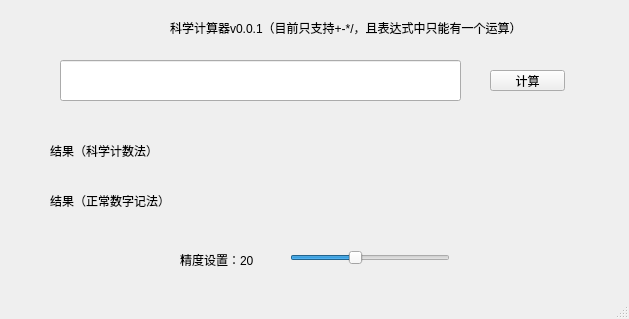
<?xml version="1.0" encoding="UTF-8"?>
<ui version="4.0">
 <class>MainWindow</class>
 <widget class="QMainWindow" name="MainWindow">
  <property name="geometry">
   <rect>
    <x>0</x>
    <y>0</y>
    <width>629</width>
    <height>319</height>
   </rect>
  </property>
  <property name="windowTitle">
   <string>MainWindow</string>
  </property>
  <widget class="QWidget" name="centralwidget">
   <widget class="QLineEdit" name="input">
    <property name="geometry">
     <rect>
      <x>60</x>
      <y>60</y>
      <width>401</width>
      <height>41</height>
     </rect>
    </property>
   </widget>
   <widget class="QPushButton" name="calcButton">
    <property name="geometry">
     <rect>
      <x>490</x>
      <y>70</y>
      <width>75</width>
      <height>21</height>
     </rect>
    </property>
    <property name="text">
     <string>计算</string>
    </property>
   </widget>
   <widget class="QLabel" name="titleLabel">
    <property name="geometry">
     <rect>
      <x>170</x>
      <y>20</y>
      <width>358</width>
      <height>16</height>
     </rect>
    </property>
    <property name="text">
     <string>科学计算器v0.0.1（目前只支持+-*/，且表达式中只能有一个运算）</string>
    </property>
   </widget>
   <widget class="QSlider" name="precisionSlider">
    <property name="geometry">
     <rect>
      <x>290</x>
      <y>250</y>
      <width>160</width>
      <height>16</height>
     </rect>
    </property>
    <property name="accessibleName">
     <string>精度设置</string>
    </property>
    <property name="maximum">
     <number>50</number>
    </property>
    <property name="value">
     <number>20</number>
    </property>
    <property name="sliderPosition">
     <number>20</number>
    </property>
    <property name="orientation">
     <enum>Qt::Orientation::Horizontal</enum>
    </property>
   </widget>
   <widget class="QLabel" name="precisionLabel">
    <property name="geometry">
     <rect>
      <x>180</x>
      <y>250</y>
      <width>101</width>
      <height>20</height>
     </rect>
    </property>
    <property name="text">
     <string>精度设置：20</string>
    </property>
   </widget>
   <widget class="QLabel" name="formatLabel">
    <property name="geometry">
     <rect>
      <x>50</x>
      <y>180</y>
      <width>551</width>
      <height>41</height>
     </rect>
    </property>
    <property name="text">
     <string>结果（正常数字记法）</string>
    </property>
    <property name="wordWrap">
     <bool>true</bool>
    </property>
   </widget>
   <widget class="QLabel" name="resultLabel">
    <property name="geometry">
     <rect>
      <x>50</x>
      <y>130</y>
      <width>561</width>
      <height>41</height>
     </rect>
    </property>
    <property name="text">
     <string>结果（科学计数法）</string>
    </property>
    <property name="wordWrap">
     <bool>true</bool>
    </property>
   </widget>
  </widget>
  <widget class="QMenuBar" name="menubar">
   <property name="geometry">
    <rect>
     <x>0</x>
     <y>0</y>
     <width>629</width>
     <height>22</height>
    </rect>
   </property>
  </widget>
  <widget class="QStatusBar" name="statusbar"/>
 </widget>
 <resources/>
 <connections/>
</ui>
